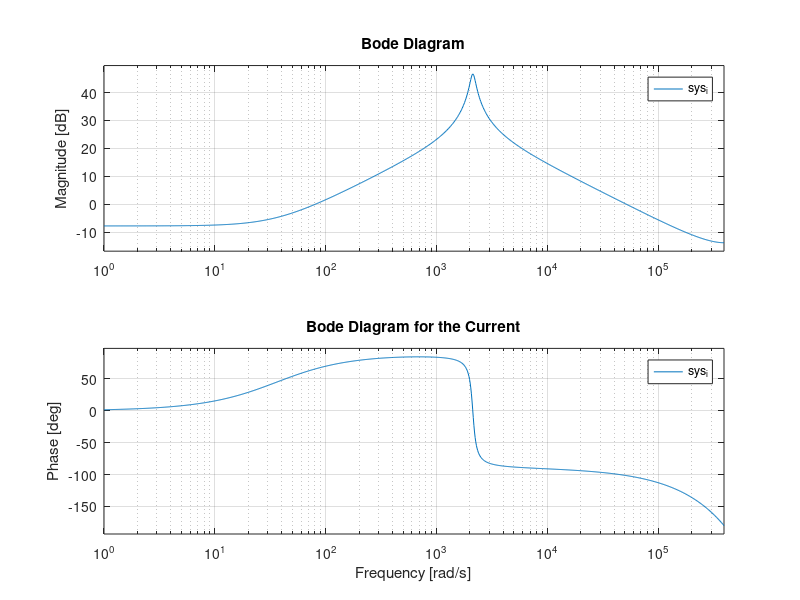
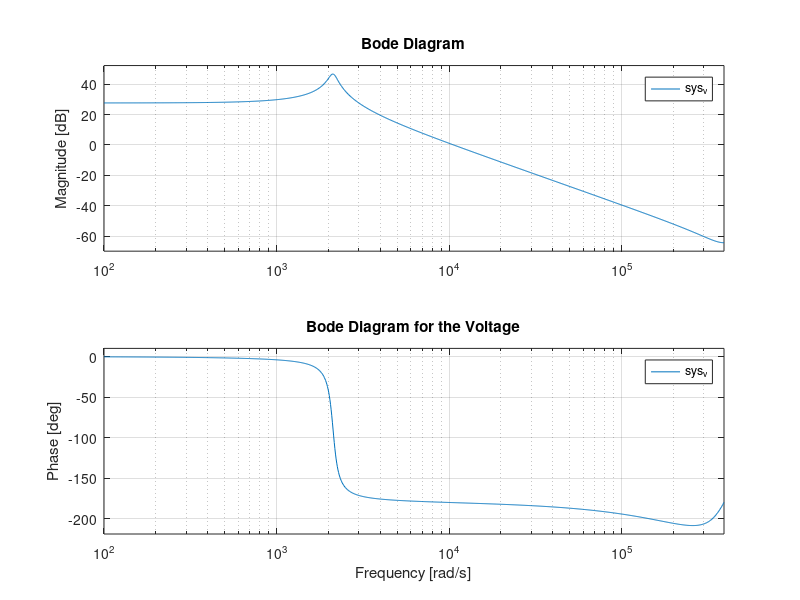

Here is the MATLAB script that generated these plots, in order:
% Matlab® Example: Synchronous Buck Converter
% TB06, page 93

% Parameters from the plant:
clc 

L = 470*10^-6;
rL = 91.8*10^-3;
C = 470*10^-6;
rC = 20*10^-3;

% This example shows how to develop the small-signal control-to-output transfer
% functions Gvu(z) and Giu(z) usingMatlab®. First, define the converter state-space
% matrices:

A1 = [ -(rC+rL)/L -1/L; 1/C 0 ];
A0 = A1;
b1 = [ 1/L rC/L; 0 -1/C ];
b0 = [ 0 rC/L; 0 -1/C];
c1 = [1 0; rC 1];
c0 = c1;

% Define the reference conditions
Vg=24;
Io=3.6;
D=0.5;
Dprime=1-D;

tcntrl=8*10^-6;
Ts=8*10^-6; %fs = 125kHz

Tdpwm=D*Ts;
td=tcntrl+Tdpwm;
Nr=1;
fs=1/Ts;

% Next, evaluate X↓ according to Table 3.1. The expm method can be used to numerically
% evaluate the matrix exponential:
% This assumes that matrices A1 and A0 are invertible, which is always the case as long 
% as parasitic components (rC, rL) are included in themodeling step.

A1i = A1^-1;
A0i = A0^-1;
Xdown = ((eye(2)-expm(A1*D*Ts)*expm(A0*Dprime*Ts))^-1)*(-expm(A1*D*Ts)*A0i*(eye(2)-expm(A0*Dprime*Ts))*b0+-A1i*(eye(2)-expm(A1*D*Ts))*b1)*[Vg;Io];

% Then, construct small-signal model matrices Φ, γ, and δ as per Table 3.1:

Phi = expm(A0*(Ts-td))*expm(A1*D*Ts)*expm(A0*(td-D*Ts))
gamma = expm(A0*(Ts-td))*((A1-A0)*Xdown + (b1-b0)*[Vg;Io])*Ts
delta = c0

% Finally, extract the control-to-output transfer functions Gvu(z) and Giu(z) by converting
% the state-space representation (Φ, γ, δ) into Matlab® transfer function objects.
% First, build a state-space object usingmethod ss and then the transfer function objects
% using tf:

sys_v = ss(Phi,gamma,delta(2,:),0,Ts);
Gvuz = tf(sys_v)

sys_i = ss(Phi,gamma,delta(1,:),0,Ts);
Giuz = tf(sys_i)




% Set the size of the plot window
fig_i = figure;
set(fig_i, 'Position', [100, 100, 1000, 600]); % [left, bottom, width, height]
bode(sys_i)
title('Bode Diagram for the Current');
uiwait(fig_i);
fig_v = figure;
set(fig_v, 'Position', [100, 100, 1000, 600]); % [left, bottom, width, height]
bode(sys_v)
title('Bode Diagram for the Voltage');

%Gvd=(Vg*(1+7.5*10^-6*s))/(30*10^-6*s^2+2.1*10^-5*s+1);